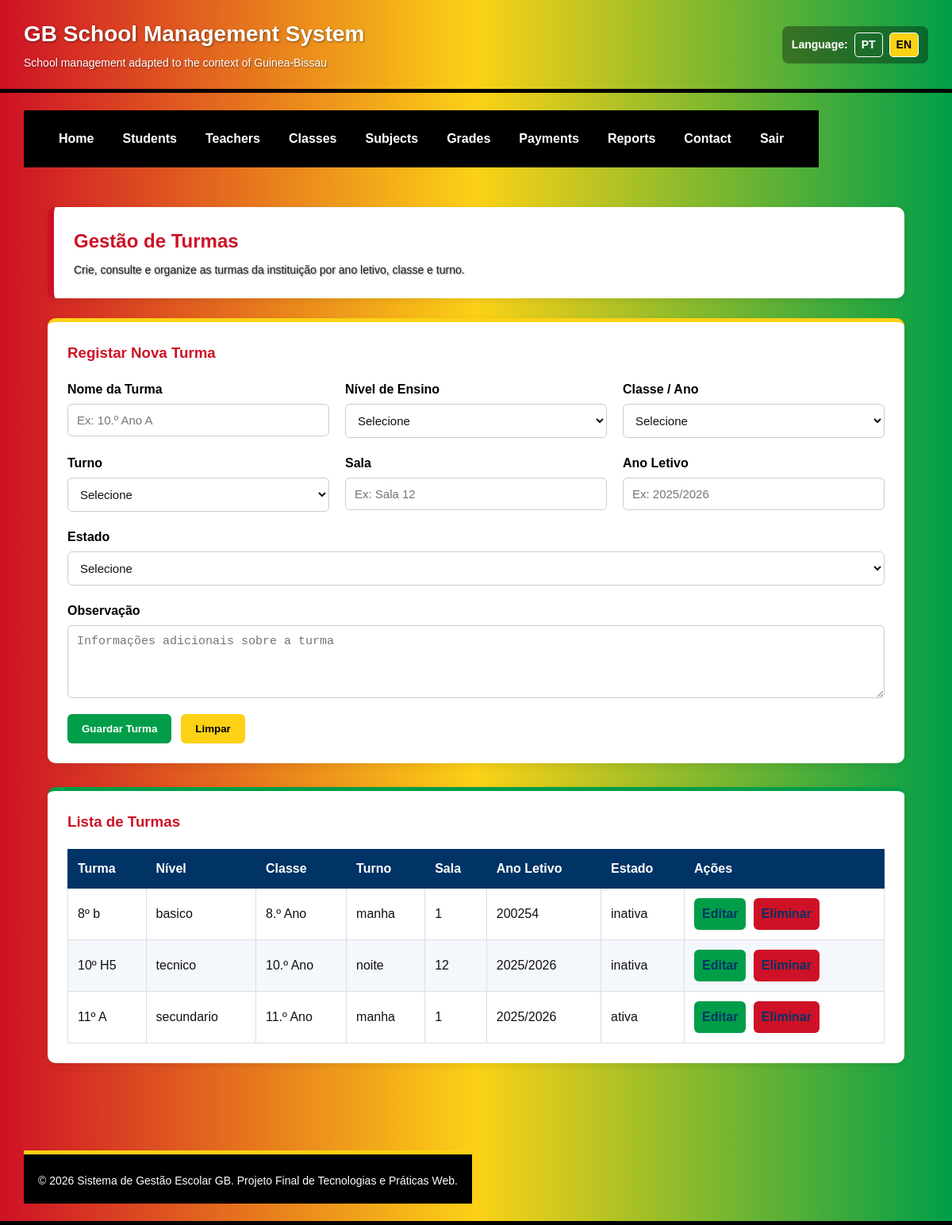
The app's page /turmas.php?lang=en with its own data.
### tables this page shows
CREATE TABLE IF NOT EXISTS `turmas` (
  `id_turma` int NOT NULL AUTO_INCREMENT,
  `nome` varchar(50) NOT NULL,
  `nivel_ensino` enum('basico','secundario','tecnico') NOT NULL,
  `classe` varchar(30) NOT NULL,
  `turno` enum('manha','tarde','noite') NOT NULL,
  `sala` varchar(30) DEFAULT NULL,
  `ano_letivo` varchar(20) NOT NULL,
  `estado` enum('ativa','inativa') DEFAULT 'ativa',
  `observacao` text,
  `criado_em` datetime DEFAULT CURRENT_TIMESTAMP,
  PRIMARY KEY (`id_turma`)
);

### turmas.php (the view, shortened to what this page needs)
<?php
require_once 'config/conexao.php';
$resultado = mysqli_query($conn, "SELECT * FROM turmas ORDER BY id_turma DESC");
?>
<?php include 'includes/header.php'; ?>
<?php include 'includes/menu.php'; ?>
<main class="conteudo">
    <section class="cabecalho-pagina">
        <h2>Gestão de Turmas</h2>
        <p>Crie, consulte e organize as turmas da instituição por ano letivo, classe e turno.</p>
    </section>
    <section class="formulario-container">
        <h3>Registar Nova Turma</h3>
        <form class="formulario" method="post" action="turmas.php">
            <div class="campo">
                <label for="nome_turma">Nome da Turma</label>
                <input type="text" id="nome_turma" name="nome_turma" placeholder="Ex: 10.º Ano A" required maxlength="50">
            </div>
            <div class="campo">
                <label for="nivel_ensino">Nível de Ensino</label>
                <select id="nivel_ensino" name="nivel_ensino" required>
                    <option value="">Selecione</option>
                </select>
            </div>
            <div class="campo">
                <label for="classe">Classe / Ano</label>
                <select id="classe" name="classe" required>
                    <option value="">Selecione</option>
                </select>
            </div>
            <div class="campo">
                <label for="turno">Turno</label>
                <select id="turno" name="turno" required>
                    <option value="">Selecione</option>
                </select>
            </div>
            <div class="campo">
                <label for="sala">Sala</label>
                <input type="text" id="sala" name="sala" placeholder="Ex: Sala 12" maxlength="30">
            </div>
            <div class="campo">
                <label for="ano_letivo">Ano Letivo</label>
                <input type="text" id="ano_letivo" name="ano_letivo" placeholder="Ex: 2025/2026" required maxlength="20">
            </div>
            <div class="campo">
                <label for="estado_turma">Estado</label>
                <select id="estado_turma" name="estado_turma" required>
                    <option value="">Selecione</option>
                </select>
            </div>
            <div class="campo campo-largo">
                <label for="observacao_turma">Observação</label>
                <textarea id="observacao_turma" name="observacao_turma" rows="4" placeholder="Informações adicionais sobre a turma"></textarea>
            </div>
            <div class="botoes-formulario">
                <button type="submit" class="botao">Guardar Turma</button>
                <button type="reset" class="botao-secundario">Limpar</button>
            </div>
        </form>
    </section>
    <section class="tabela-container">
        <h3>Lista de Turmas</h3>
        <table class="tabela">
            <thead>
                <tr>
                    <th>Turma</th>
                    <th>Nível</th>
                    <th>Classe</th>
                    <th>Turno</th>
                    <th>Sala</th>
                    <th>Ano Letivo</th>
                    <th>Estado</th>
                    <th>Ações</th>
                </tr>
            </thead>
            <tbody>
                <?php while ($turma = mysqli_fetch_assoc($resultado)) { ?>
                    <tr>
                        <td><?php echo htmlspecialchars($turma["nome"]); ?></td>
                        <td><?php echo htmlspecialchars($turma["nivel_ensino"]); ?></td>
                        <td><?php echo htmlspecialchars($turma["classe"]); ?></td>
                        <td><?php echo htmlspecialchars($turma["turno"]); ?></td>
                        <td><?php echo htmlspecialchars($turma["sala"]); ?></td>
                        <td><?php echo htmlspecialchars($turma["ano_letivo"]); ?></td>
                        <td><?php echo htmlspecialchars($turma["estado"]); ?></td>
                        <td>
                            <a class="acao editar" href="editar_turma.php?id=<?php echo $turma['id_turma']; ?>">
                                Editar
                            </a>
                            <a
                                class="acao eliminar"
                                href="turmas.php?acao=eliminar&id=<?php echo $turma['id_turma']; ?>"
                                onclick="return confirm('Tem a certeza que deseja eliminar esta turma?');">
                                Eliminar
                            </a>
                        </td>
                    </tr>
                <?php } ?>
            </tbody>
        </table>
    </section>
</main>
<?php include 'includes/footer.php'; ?>

### css/style.css (style rules this page uses)
:root { --gb-vermelho: #CE1126; --gb-amarelo: #FCD116; --gb-verde: #009E49; --gb-preto: #000000; --gb-azul: #003366; --gb-branco: #ffffff; --gb-cinza-fundo: #f4f6f8; --gb-cinza-texto: #222222; --gb-cinza-borda: #dddddd; }
* { margin: 0; padding: 0; box-sizing: border-box; }
html, body { font-family: Arial, Helvetica, sans-serif; background-color: var(--gb-cinza-fundo); color: var(--gb-cinza-texto); line-height: 1.5; }
.topo p { font-size: 14px; margin-top: 5px; color: var(--gb-branco); text-shadow: 1px 1px 2px rgba(0,0,0,0.45); }
.conteudo { padding: 30px; }
.cabecalho-pagina { background-color: var(--gb-branco); padding: 25px; border-radius: 10px; margin-bottom: 25px; box-shadow: 0 3px 10px rgba(0,0,0,0.08); border-left: 8px solid var(--gb-vermelho); }
.cabecalho-pagina h2 { color: var(--gb-vermelho); margin-bottom: 8px; }
.cabecalho-pagina p { color: var(--gb-cinza-texto); }
.formulario-container, .tabela-container, .info-contacto { background-color: var(--gb-branco); padding: 25px; border-radius: 10px; margin-bottom: 30px; box-shadow: 0 3px 10px rgba(0,0,0,0.08); }
.formulario-container { border-top: 5px solid var(--gb-amarelo); }
.tabela-container { border-top: 5px solid var(--gb-verde); }
.formulario-container h3, .tabela-container h3, .info-contacto h3 { color: var(--gb-vermelho); margin-bottom: 20px; }
.formulario { display: flex; flex-wrap: wrap; gap: 20px; }
.campo { flex: 1 1 250px; display: flex; flex-direction: column; }
.campo-largo { flex: 1 1 100%; }
.campo label { font-weight: bold; margin-bottom: 6px; color: var(--gb-preto); }
.campo input, .campo select, .campo textarea { padding: 11px; border: 1px solid #cccccc; border-radius: 6px; font-size: 15px; background-color: var(--gb-branco); color: #111111; }
.botoes-formulario { flex: 1 1 100%; display: flex; gap: 12px; flex-wrap: wrap; }
.botao, .botao-secundario, .acao { display: inline-block; padding: 11px 18px; border-radius: 6px; border: none; cursor: pointer; font-weight: bold; text-decoration: none; transition: 0.3s; }
.botao { background-color: var(--gb-verde); color: var(--gb-branco); }
.botao-secundario { background-color: var(--gb-amarelo); color: var(--gb-preto); }
.acao { padding: 8px 10px; margin-right: 5px; color: var(--gb-branco); }
.editar { background-color: var(--gb-verde); }
.eliminar { background-color: var(--gb-vermelho); }
.tabela a.acao { text-decoration: none; }
.tabela { width: 100%; border-collapse: collapse; background-color: var(--gb-branco); }
.tabela th { background-color: var(--gb-azul); color: var(--gb-branco) !important; -webkit-text-fill-color: var(--gb-branco) !important; padding: 12px; border: 1px solid var(--gb-azul); text-align: left; }
.tabela td { background-color: var(--gb-branco); color: #111111 !important; -webkit-text-fill-color: #111111 !important; padding: 12px; border: 1px solid var(--gb-cinza-borda); text-align: left; opacity: 1 !important; }
.tabela tbody tr:nth-child(even) td { background-color: #f4f7fb; color: #111111 !important; -webkit-text-fill-color: #111111 !important; }
.tabela tbody tr:nth-child(odd) td { background-color: var(--gb-branco); color: #111111 !important; -webkit-text-fill-color: #111111 !important; }
.tabela a { color: var(--gb-azul); -webkit-text-fill-color: var(--gb-azul); }

### records on screen
turmas: nome "8º b", nivel_ensino "basico", classe "8.º Ano", turno "manha", sala "1", ano_letivo "200254", estado "inativa"
turmas: nome "10º H5", nivel_ensino "tecnico", classe "10.º Ano", turno "noite", sala "12", ano_letivo "2025/2026", estado "inativa"
turmas: nome "11º A", nivel_ensino "secundario", classe "11.º Ano", turno "manha", sala "1", ano_letivo "2025/2026", estado "ativa"

### other values on screen
t("nome_sistema") "GB School Management System"
t("subtitulo_sistema") "School management adapted to the context of Guinea-Bissau"
t("idioma") "Language"
t("menu_inicio") "Home"
t("menu_alunos") "Students"
t("menu_professores") "Teachers"
t("menu_turmas") "Classes"
t("menu_disciplinas") "Subjects"
t("menu_notas") "Grades"
t("menu_pagamentos") "Payments"
t("menu_relatorios") "Reports"
t("menu_contacto") "Contact"
